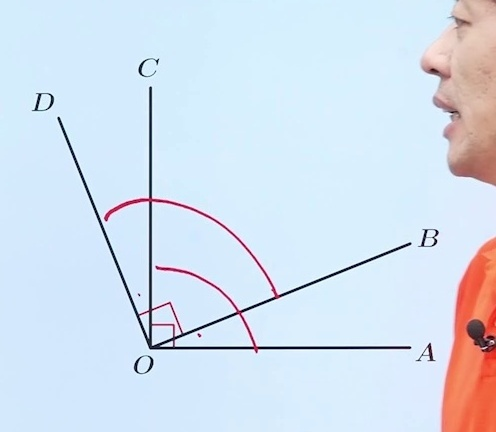
#> input picture test_output_v10/handout_images/slide_007_cnt_34.jpg, 496 x 432 px, given as the content of the folder test_output_v10/slides, which was not available
$ python simple_extractor.py
#> lines starting #> are read from the running program, lines starting #| are printed output that depends on the picture; after the words box and inside, x2 and y2 are one past the last pixel; in counts of white or black regions, pixels touching at a corner belong together; pictures that were not available may be replaced by others from this repository, and a replacement may not be noted
"""
PPT内嵌图片提取器 — 简易版（无argparse子命令，双击即跑）
"""

import cv2
import numpy as np
from pathlib import Path
import json

SLIDES_DIR = Path("test_output_v10/slides")
OUTPUT_DIR = Path("test_output_v10/extracted_v2")
CROP_TEACHER = False  # 不裁老师，确保图形完整

# 逐字稿分析：老师提到"如图"的幻灯片（有几何图），降低过滤阈值
DIAGRAM_SLIDES = {"slide_005", "slide_007", "slide_009", "slide_011"}

COLOR_RANGES = [
    ("red",  (np.array([0, 50, 50]),   np.array([10, 255, 255]))),
    ("red2", (np.array([170, 50, 50]), np.array([180, 255, 255]))),
    ("blue", (np.array([100, 50, 50]), np.array([130, 255, 255]))),
    ("green",(np.array([40, 50, 50]),  np.array([80, 255, 255]))),
]


def crop_ppt(img, ratio=0.28):
    h, w = img.shape[:2]
    return img[:, :int(w * (1 - ratio))]


def extract_contour(img, gray, name, out_dir, has_diagram=False):
    """
    V3：内容分块 + 文字/图片分类
    has_diagram=True -> 降低饱和度阈值，捕获无彩色弧线的线段图

    流程：
    1. 边缘检测 → 闭运算 → 找到所有内容块（文字+图片）
    2. 用色彩饱和度方差区分"图片"和"文字"
       - 文字块：饱和度低（黑字白底）
       - 图片/几何图：饱和度高（彩色弧线、线条）
    """
    h, w = img.shape[:2]
    total = h * w
    results = []

    hsv = cv2.cvtColor(img, cv2.COLOR_BGR2HSV)
    saturation = hsv[:, :, 1].astype(np.float32)  # S通道

    # 边缘检测 + 闭运算合并内容块（小核，避免合并到旁边的文字）
    edges = cv2.Canny(cv2.GaussianBlur(gray, (3, 3), 0), 20, 80)
    closed = cv2.morphologyEx(edges, cv2.MORPH_CLOSE,
                              cv2.getStructuringElement(cv2.MORPH_RECT, (7, 7)), iterations=2)

    for i, cnt in enumerate(cv2.findContours(closed, cv2.RETR_EXTERNAL, cv2.CHAIN_APPROX_SIMPLE)[0]):
        x, y, cw, ch = cv2.boundingRect(cnt)
        area = cv2.contourArea(cnt)
        ratio_area = area / total

        if ratio_area < 0.002 or ratio_area > 0.50:
            continue

        aspect = cw / ch if ch else 0
        if aspect < 0.2 or aspect > 5.0:
            continue

        # ⭐ 文字 vs 图片分类：计算饱和度方差
        roi_s = saturation[y:y+ch, x:x+cw]
        if roi_s.size == 0:
            continue
        sat_std = float(cv2.meanStdDev(roi_s)[1][0][0])

        # 根据是否"如图"幻灯片调整饱和度阈值
        min_sat = 5 if has_diagram else 15
        if sat_std < min_sat:
            continue

        # 边距15%
        pad = int(max(cw, ch) * 0.15)
        x1 = max(0, x - pad)
        y1 = max(0, y - pad)
        x2 = min(w, x + cw + pad)
        y2 = min(h, y + ch + pad)

        crop = img[y1:y2, x1:x2]
        p = str(out_dir / f"{name}_cnt_{i:02d}.jpg")
        cv2.imwrite(p, crop, [cv2.IMWRITE_JPEG_QUALITY, 95])
        results.append({
            "src": "contour",
            "area_pct": round(ratio_area*100, 1),
            "sat_std": round(sat_std, 1),
            "path": p
        })

    return results


def extract_color(img, name, out_dir):
    """方案D：色彩分割"""
    h, w = img.shape[:2]
    hsv = cv2.cvtColor(img, cv2.COLOR_BGR2HSV)
    mask = np.zeros((h, w), dtype=np.uint8)
    for _, (lo, hi) in COLOR_RANGES:
        mask = cv2.bitwise_or(mask, cv2.inRange(hsv, lo, hi))
    cleaned = cv2.morphologyEx(mask, cv2.MORPH_CLOSE,
                               cv2.getStructuringElement(cv2.MORPH_RECT, (5, 5)), iterations=3)

    results = []
    total = h * w
    for i, cnt in enumerate(cv2.findContours(cleaned, cv2.RETR_EXTERNAL, cv2.CHAIN_APPROX_SIMPLE)[0]):
        x, y, cw, ch = cv2.boundingRect(cnt)
        area_r = cv2.contourArea(cnt) / total
        if area_r < 0.005 or area_r > 0.50:
            continue
        pad = 15
        crop = img[max(0, y-pad):min(h, y+ch+pad), max(0, x-pad):min(w, x+cw+pad)]
        p = str(out_dir / f"{name}_color_{i:02d}.jpg")
        cv2.imwrite(p, crop, [cv2.IMWRITE_JPEG_QUALITY, 95])
        results.append({"src": "color", "area_pct": round(area_r*100, 1), "path": p})
    return results


def iou(b1, b2):
    x1, y1 = max(b1[0], b2[0]), max(b1[1], b2[1])
    x2, y2 = min(b1[2], b2[2]), min(b1[3], b2[3])
    if x1 >= x2 or y1 >= y2: return 0
    inter = (x2-x1)*(y2-y1)
    a1 = (b1[2]-b1[0])*(b1[3]-b1[1])
    a2 = (b2[2]-b2[0])*(b2[3]-b2[1])
    return inter / min(a1, a2)


def main():
    print("=" * 55)
    print("  🔍 PPT内嵌图片提取器 — 批量模式")
    print("=" * 55)

    slides = sorted(SLIDES_DIR.glob("slide_*.jpg"))
    if not slides:
        print(f"  ❌ 未找到幻灯片: {SLIDES_DIR}")
        return

    OUTPUT_DIR.mkdir(parents=True, exist_ok=True)
    print(f"  输入: {SLIDES_DIR} ({len(slides)} 张)")
    print(f"  输出: {OUTPUT_DIR}")
    print(f"  裁剪老师: {'是' if CROP_TEACHER else '否'}")

    # 清理旧输出文件
    handout_dir = OUTPUT_DIR.parent / "handout_images"
    handout_dir.mkdir(exist_ok=True)
    for f in handout_dir.glob("*.jpg"):
        f.unlink()
    for f in OUTPUT_DIR.glob("*.jpg"):
        f.unlink()

    report = {}

    for sp in slides:
        name = sp.stem
        img = cv2.imread(str(sp))
#> img is the input picture: shape (432, 496, 3); mean B, G, R 237.8, 224.1, 212.1
        if img is None:
            print(f"\n  ❌ {name}: 无法读取")
            continue

        if CROP_TEACHER:
            img = crop_ppt(img)

        gray = cv2.cvtColor(img, cv2.COLOR_BGR2GRAY)
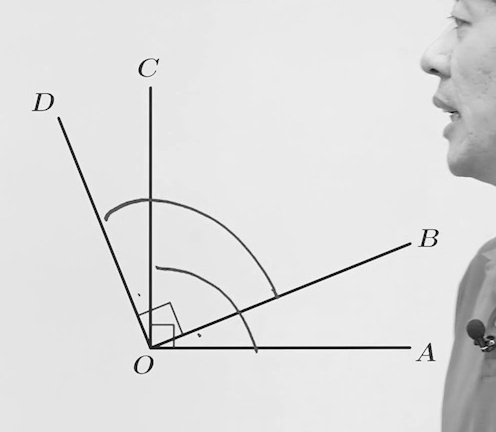
#> gray: shape (432, 496); min 1, max 254, mean 222.1
        has_diagram = name in DIAGRAM_SLIDES
        a = extract_contour(img, gray, name, OUTPUT_DIR, has_diagram=has_diagram)
#> in extract_contour, `hsv = cv2.cvtColor(img, cv2.COLOR_BGR2HSV)`: hsv: shape (432, 496, 3); mean H, S, V 97.4, 46, 245.9
#> in extract_contour, `edges = cv2.Canny(cv2.GaussianBlur(gray, (3, 3), 0), 20, 80)`:
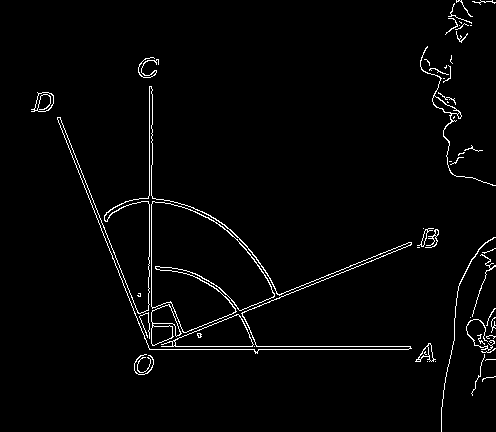
#> edges: shape (432, 496); 2.3% white in thin lines or dots
#> in extract_contour, `closed = cv2.morphologyEx(edges, cv2.MORPH_CLOSE, cv2.getStructuringEl..`:
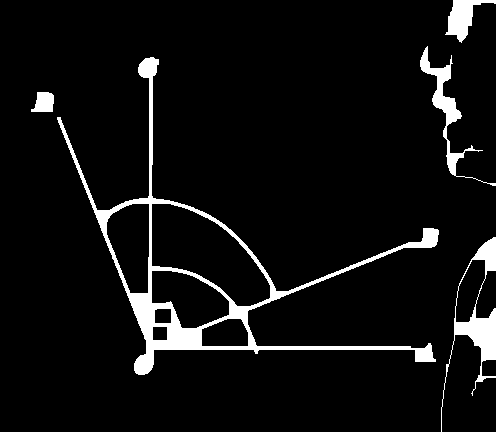
#> closed: shape (432, 496); 6.2% white; 5 white regions, box (x1, y1, x2, y2) and area: (57, 57, 439, 375) 8521, (441, 237, 496, 432) 2035, (420, 46, 496, 186) 1428, (445, 0, 496, 43) 903, (31, 92, 54, 112) 357
#> the loop in extract_contour, `for i, cnt in enumerate(cv2.findContours(closed, cv2.RETR_EXTERNAL, cv..` made 5 passes
#> (x, y, cw, ch, area, ratio_area, aspect, sat_std) on passes 1, 3, 4: (441, 237, 55, 195, 2862, 0.0134, 0.282, 63.75), (57, 57, 382, 318, 21486.5, 0.1, 1.2, 25.91), (420, 46, 76, 140, 1186.5, 0.00554, 0.543, 25.09)
#> (x, y, cw, ch, area, ratio_area) on pass 2: (31, 92, 23, 20, 319, 0.00149)
#> pass 1, in extract_contour, `crop = img[y1:y2, x1:x2]`:
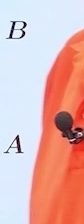
#> crop: shape (224, 84, 3); mean B, G, R 176.9, 179, 224.2
#> after the loop in extract_contour, `for i, cnt in enumerate(cv2.findContours(closed, cv2.RETR_EXTERNAL, cv..`:
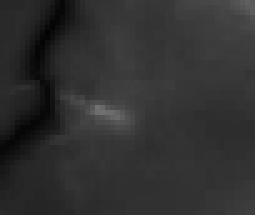
#> roi_s: shape (43, 51) float32 (shown 5 times larger); min 2, max 113, mean 48.3
#> after the loop in extract_contour, `for i, cnt in enumerate(cv2.findContours(closed, cv2.RETR_EXTERNAL, cv..`: results = 3 items
#> a = 3 items
        b = extract_color(img, name, OUTPUT_DIR)
#> in extract_color, `cleaned = cv2.morphologyEx(mask, cv2.MORPH_CLOSE, cv2.getStructuringEl..`:
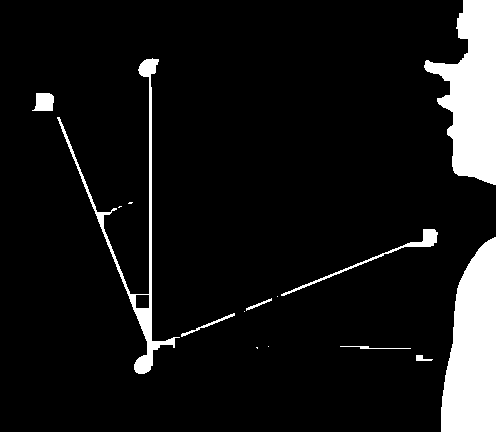
#> cleaned: shape (432, 496); 9.3% white; 15 white regions (6 under 20 px), largest, box (x1, y1, x2, y2) and area: (441, 237, 496, 432) 8110, (424, 0, 496, 185) 7799, (57, 58, 180, 374) 2617
#> the loop in extract_color, `for i, cnt in enumerate(cv2.findContours(cleaned, cv2.RETR_EXTERNAL, c..` made 15 passes
#> (cnt, x, y, cw, ch, area_r) on passes 2, 12: ([[256, 347], [257, 348], [257, 347]], 256, 347, 2, 2, 2.33e-06), ([[129, 202], [128, 203], [131, 203], [132, 202]], 128, 202, 5, 2, 1.4e-05)
#> (x, y, cw, ch, area_r) on passes 3, 11: (340, 346, 71, 3, 7.93e-05), (118, 206, 4, 2, 4.67e-06)
#> b = 3 items

        # 精选规则：排除过大(>10%)和过小(<0.3%)的，选面积最小的轮廓
        diagram_candidates = [r for r in a if 0.3 <= r["area_pct"] <= 10.0]
#> diagram_candidates = 3 items
        if diagram_candidates:
            # 几何图通常占1%-2%，选最小的正好是几何图
            diagram_candidates.sort(key=lambda r: r["area_pct"])
            best = diagram_candidates[0]
#> best = 4 items
            handout_list = [best]
        else:
            handout_list = []
        merged = handout_list + b
#> merged = 4 items

        # 精选图片输出：每张幻灯片只出1张图
        for r in handout_list:
            src = Path(r["path"])
            src_name = Path(r["path"]).stem
#> src_name = 'slide_007_cnt_34_cnt_03'
            dst = handout_dir / f"{src_name}.jpg"
            cv2.imwrite(str(dst), cv2.imread(str(src)), [cv2.IMWRITE_JPEG_QUALITY, 95])
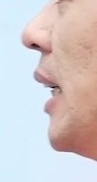
#> saved as slide_007_cnt_34_cnt_03.jpg: shape (182, 97, 3); mean B, G, R 205, 203.3, 211.6

        report[name] = {"cnt": len(a), "color": len(b), "total": len(merged)}

        if merged:
            print(f"\n  ✅ {name}: 提取 {len(merged)} 个区域 (轮廓{len(a)}+色彩{len(b)})")
#|   ✅ slide_007_cnt_34: 提取 4 个区域 (轮廓3+色彩3)
            for r in merged:
                print(f"     [{r['src']}] {Path(r['path']).name}  ({r['area_pct']}%)")
#> this loop made 4 passes
#|      [contour] slide_007_cnt_34_cnt_03.jpg  (0.6%)
#|      [color] slide_007_cnt_34_color_08.jpg  (3.7%)
#|      [color] slide_007_cnt_34_color_13.jpg  (1.0%)
#|      [color] slide_007_cnt_34_color_14.jpg  (3.5%)
        else:
            print(f"\n  ⏭️  {name}: 未发现图片区域")

    # 汇总
    total = sum(v["total"] for v in report.values())
#> total = 4
    with_slides = sum(1 for v in report.values() if v["total"] > 0)
#> with_slides = 1

    print(f"\n{'=' * 55}")
    print(f"  📊 汇总")
    print(f"  处理幻灯片: {len(slides)} 张")
    print(f"  有提取内容: {with_slides} 张")
#|   有提取内容: 1 张
    print(f"  提取图片数: {total} 个")
#|   提取图片数: 4 个
    print(f"{'=' * 55}")

    # 展示精选图
    handout_dir = OUTPUT_DIR.parent / "handout_images"
    if handout_dir.exists():
        handout_files = sorted(handout_dir.glob("*.jpg"))
        print(f"\n  📋 精选图 ({len(handout_files)} 张，输出到 handout_images/):")
        for f in handout_files:
            print(f"    {f.name}")

    # 保存报告
    with open(OUTPUT_DIR / "report.json", "w", encoding="utf-8") as f:
        json.dump(report, f, indent=2)

#> (the run stopped early here; a loop or call above may not have finished)
